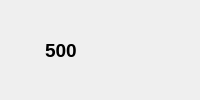
                         <widget class="QWidget" name="widget_92" native="true">
                          <layout class="QHBoxLayout" name="horizontalLayout_11">
                           <property name="spacing">
                            <number>0</number>
                           </property>
                           <property name="leftMargin">
                            <number>0</number>
                           </property>
                           <property name="topMargin">
                            <number>0</number>
                           </property>
                           <property name="rightMargin">
                            <number>0</number>
                           </property>
                           <property name="bottomMargin">
                            <number>0</number>
                           </property>
                           <item>
                            <widget class="QWidget" name="widget_119" native="true">
                             <layout class="QHBoxLayout" name="horizontalLayout_52">
                              <item>
                               <widget class="QLabel" name="shop1RingIcon">
                                <property name="minimumSize">
                                 <size>
                                  <width>30</width>
                                  <height>30</height>
                                 </size>
                                </property>
                                <property name="maximumSize">
                                 <size>
                                  <width>30</width>
                                  <height>30</height>
                                 </size>
                                </property>
                                <property name="text">
                                 <string/>
                                </property>
                                <property name="pixmap">
                                 <pixmap>images/ring.png</pixmap>
                                </property>
                                <property name="scaledContents">
                                 <bool>true</bool>
                                </property>
                               </widget>
                              </item>
                              <item>
                               <widget class="QLabel" name="shop1PriceLabel">
                                <property name="font">
                                 <font>
                                  <pointsize>14</pointsize>
                                  <bold>true</bold>
                                 </font>
                                </property>
                                <property name="text">
                                 <string>500</string>
                                </property>
                               </widget>
                              </item>
                             </layout>
                            </widget>
                           </item>
                          </layout>
                         </widget>
